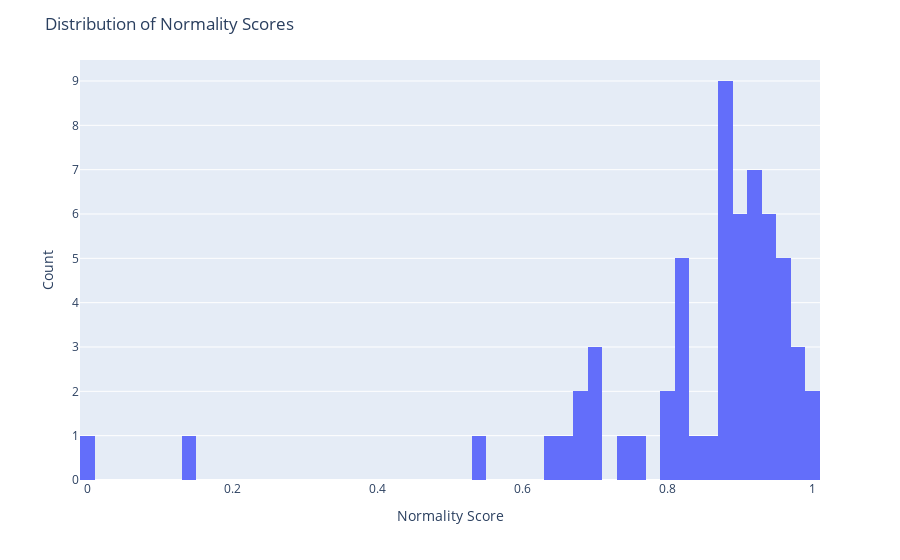

The cell this chart's notebook holds for it:
### Code cell
# Plot distribution of normality scores
fig = px.histogram(df_unscaled_both, x='normality_score', nbins=100)
fig.update_layout(title='Distribution of Normality Scores', xaxis_title='Normality Score', yaxis_title='Count')
fig.show()

### Figure 1 — Plotly figure (JSON) as saved in the notebook; plotly's stock layout.template omitted (floating-point values rounded to 4 significant figures)
{"data": [{"alignmentgroup": "True", "bingroup": "x", "hovertemplate": "normality_score=%{x}<br>count=%{y}<extra></extra>", "legendgroup": "", "marker": {"color": "#636efa", "pattern": {"shape": ""}}, "name": "", "nbinsx": 100, "offsetgroup": "", "orientation": "v", "showlegend": false, "type": "histogram", "x": [0.9532, 0.9782, 0.6567, 0.9243, 0.6983, 0.8746, 0.8287, 0.8709, 0.1476, 0.9968, 0.9434, 0.9346, 0.7972, 0.6728, 0.8987, 0.8826, 0.8984, 0.9411, 0.9133, 0.6998, 0.7553, 0.9401, 0.8965, 0.889, 0.8811, 0.8889, 0.9104, 0.5424, 0.9203, 0.8883, 0.9264, 0.9562, 0.8975, 0.9355, 0.9518, 1, 0.9817, 0.9685, 0.9086, 0.8717, 0.6775, 0.8172, 0.9154, 0.9644, 0.9199, 0.7042, 0.8292, 0.6329, 0.8154, 0.8294, 0.9852, 0.9488, 0.8527, 0.8383, 0.7494, 0.8946, 0.8094, 0, 0.8775], "xaxis": "x", "yaxis": "y"}], "layout": {"barmode": "relative", "legend": {"tracegroupgap": 0}, "margin": {"t": 60}, "title": {"text": "Distribution of Normality Scores"}, "xaxis": {"anchor": "y", "domain": [0, 1], "title": {"text": "Normality Score"}}, "yaxis": {"anchor": "x", "domain": [0, 1], "title": {"text": "Count"}}}}
